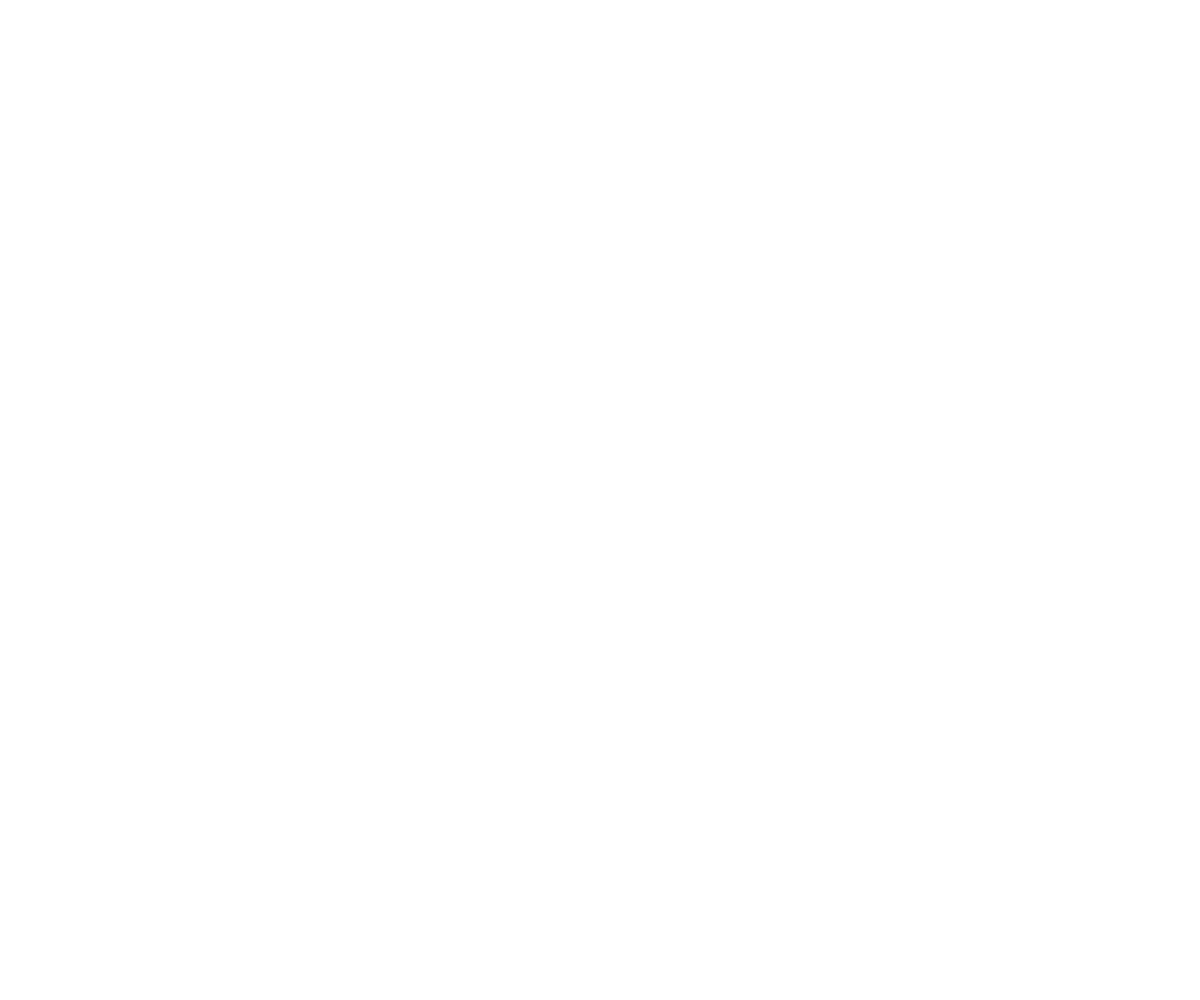
Frame 1 (no input)
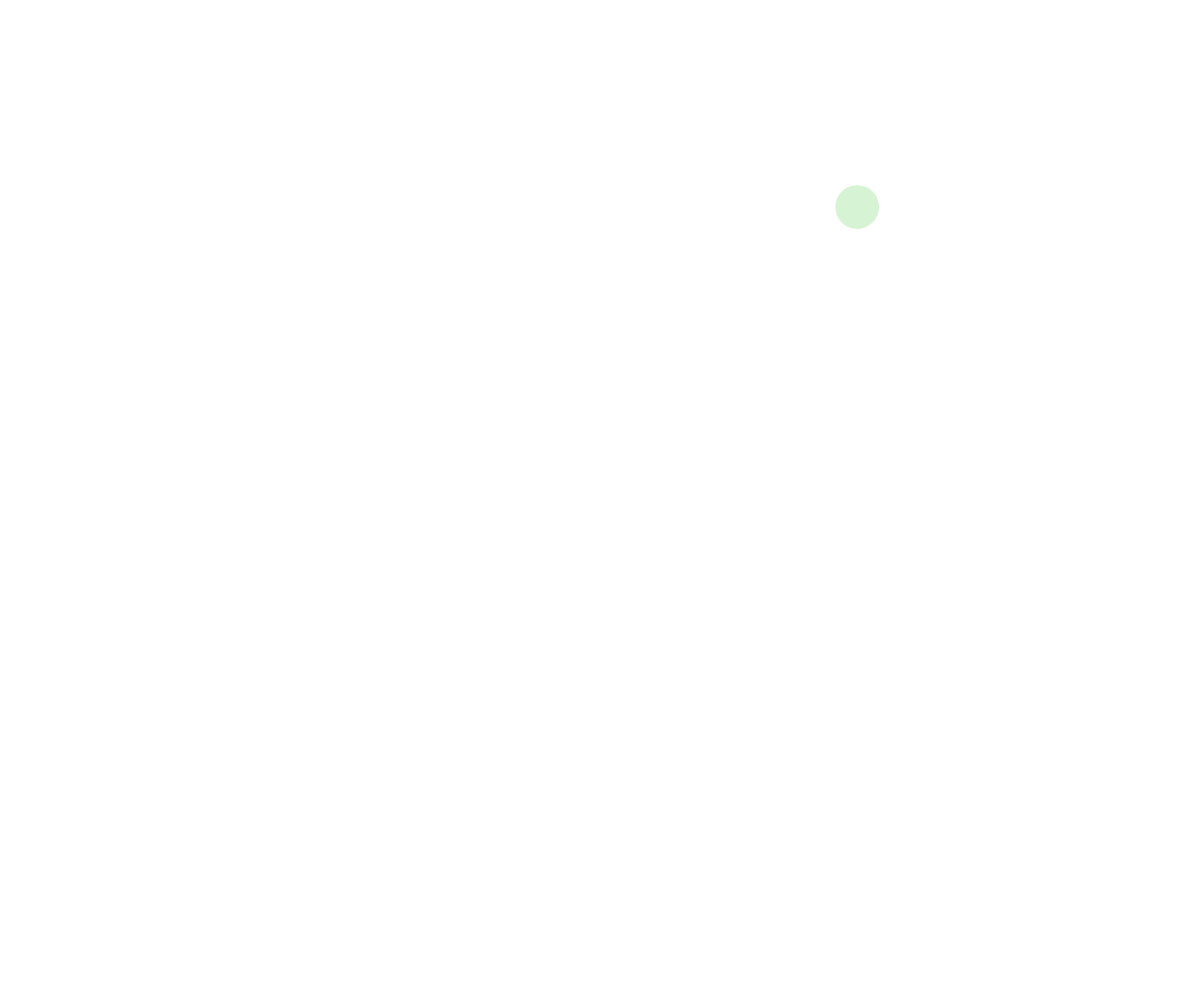
Frame 60 (no input)
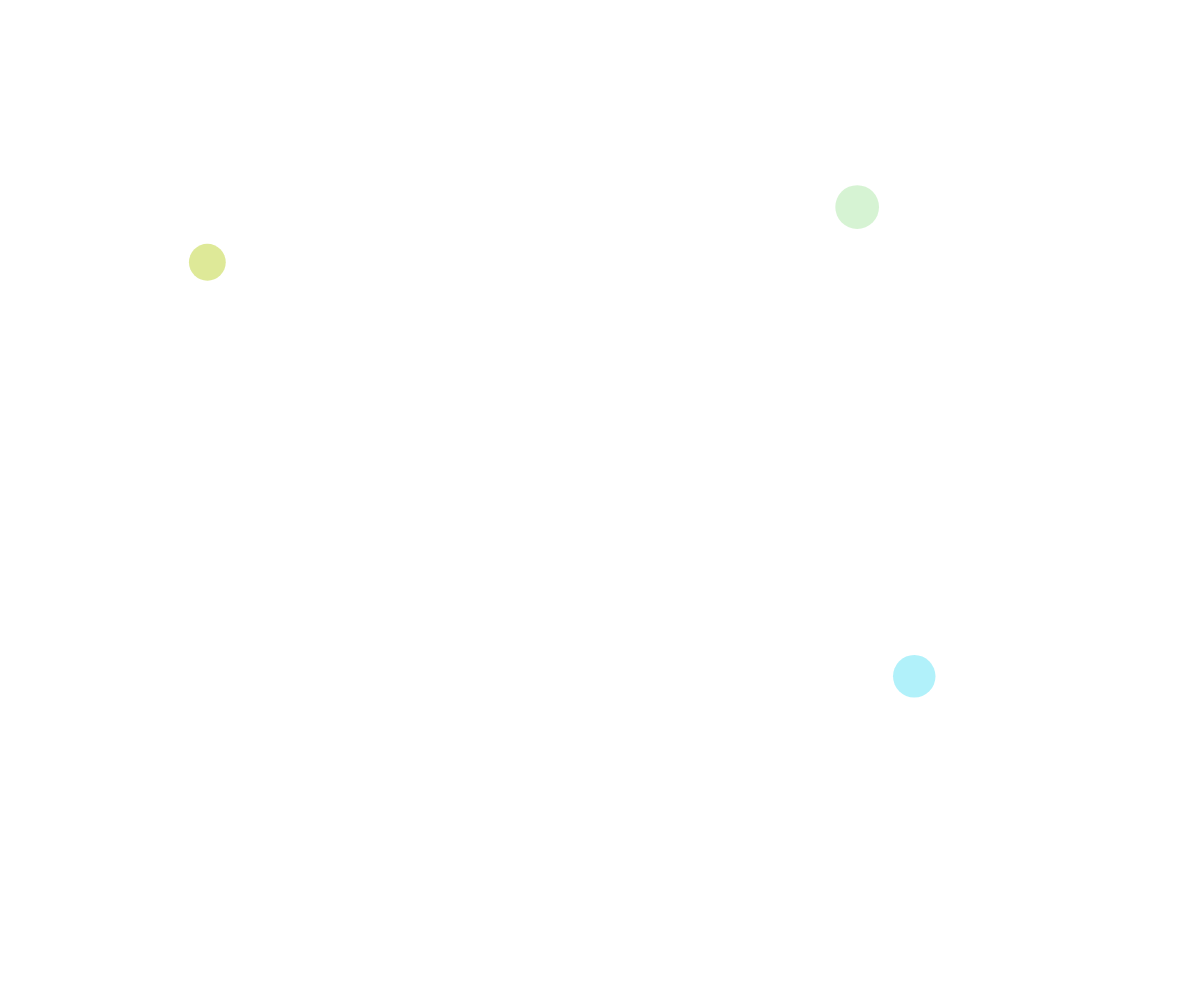
Frame 120 (the mouse pressed at the canvas centre since frame 60)

The p5.js sketch that drew these frames (run headless with seeded random() and noise() and a simulated clock; from frame 60 on, the mouse is pressed at the canvas centre):

// p5.js sketch
// ── sketch.js
// setInterval Demo

let ballArray=[];

function setup(){
  createCanvas(windowWidth, windowHeight);
  window.setInterval(addBall, 1000);
}

function draw(){
  background("white");
  moveBall();
  displayBalls();
}

function moveBall(){
  for (let i=0; i<ballArray; i++){
    let dx = random(-10, -10);
    let dy = random(-10, -10);
    ballArray[i].x += dx;
    ballArray[i].y += dy;
  }
}

function displayBalls(){
  noStroke();
  for (let i=0; i<ballArray.length; i++){
    fill(ballArray[i].color);
    circle(ballArray[i].x, ballArray[i].y, ballArray[i].radius);
  }
}

function addBall(){
  let thisBall={
    x: random(width), 
    y: random(height), 
    radius: random(25, 50),
    color: color(random(255), random(255), random(255), random(255)),
  };
  ballArray.push(thisBall);
}
